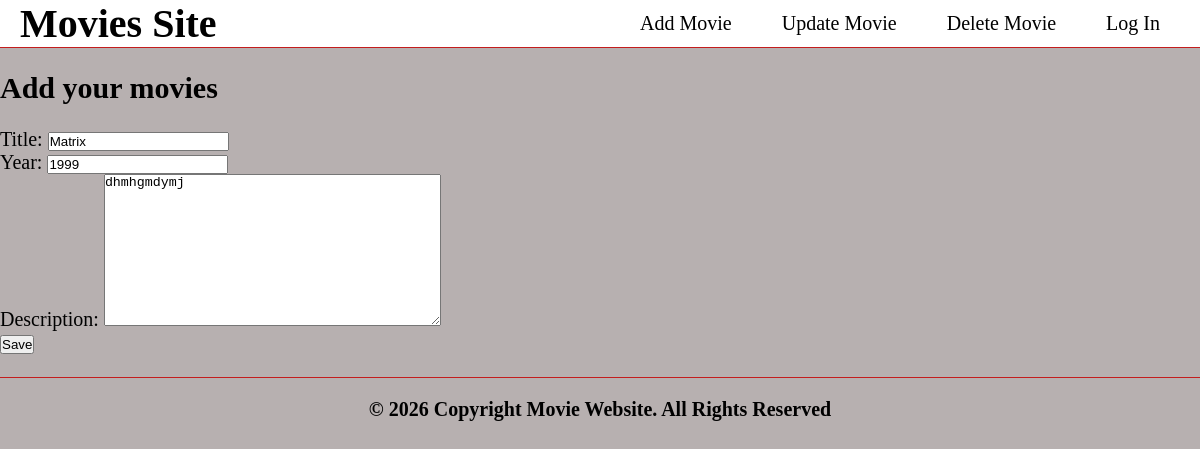
The app's page /update/2, older data.
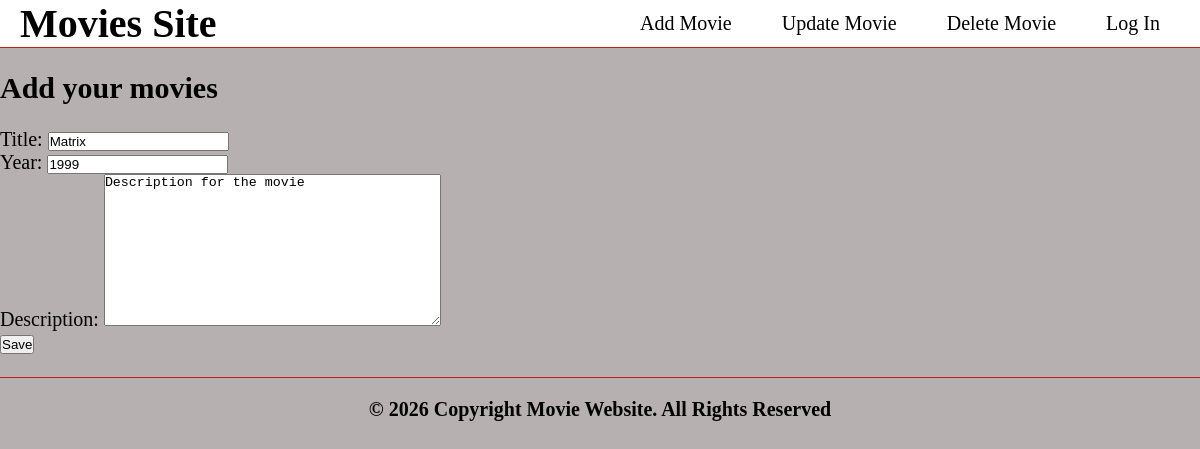
The same page, newer data.
### viewer/models.py (models this page shows)
class Movie(models.Model):
    title = models.CharField(max_length=128, null=True, blank=True)
    year = models.PositiveIntegerField(default=2012, null=True, blank=True)
    description = models.TextField(null=True, blank=True)
    photo = models.ImageField(upload_to="movies/", null=True, blank=True)

### viewer/views.py (the view)
# urls.py: path('update/<int:pk>', views.MovieUpdateView.as_view(), name='update'),
class MovieUpdateView(UpdateView):
    model = Movie
    template_name = "create_movie.html"
    fields = ["title", "year", "description"]
    success_url = reverse_lazy("home")

### viewer/templates/create_movie.html (shortened to what this page needs)
{% extends 'base.html' %}
{% load static %}
{% block content %}
    <h1>Add your movies</h1>
    <br />
    <form method="post">
        {{ form.as_p }}
        <button type="submit">Save</button>
    </form>
{% endblock %}

### viewer/templates/base.html (shortened to what this page needs)
{% load static %}
<!DOCTYPE html>
<html lang="ro">
<head>
    <link rel="stylesheet" href="{% static 'css/index.css' %}" />
</head>
<body>
    <header>
        <nav class="nav">
            <a href="{% url 'home' %}" class="logo">Movies Site</a>
            <ul class="nav_links">
                <li>
                    <a href="{% url 'create' %}">Add Movie</a>
                </li>
                <li>
                    <a href="#">Update Movie</a>
                </li>
                <li>
                    <a href="#">Delete Movie</a>
                </li>
                {% if user.is_authenticated %}
                    <p>{{ user.username }}</p> | <a href="{% url 'logout' %}">Log Out</a>
                {% else %}
                    <li>
                        <a href="{% url 'login' %}">Log In</a>
                    </li>
                {% endif %}
            </ul>
        </nav>
    </header>
    <br />
    <main>
        <section>
            {% block content %}
            {% endblock %}
        </section>
    </main>
    <br />
    <footer>
        <p>
            <strong>
                © 2026 Copyright Movie Website. All Rights Reserved
            </strong>
        </p>
    </footer>
</body>
</html>

### static/css/index.css (style rules this page uses)
* { margin: 0; padding: 0; box-sizing: border-box; }
body { background: #b7b0b0; color: #000; font-size: 20px; }
header { background-color: #fff; border-bottom: 1px solid #c31d1d; }
.logo { display: block; padding-left: 20px; font-weight: 600; font-size: 40px; }
.nav { display: flex; justify-content: space-between; font-weight: 400; font-size: 20px; }
.nav a { text-decoration: none; color: #000; }
.nav_links { list-style: none; display: flex; justify-content: space-evenly; align-items: center; gap: 30px; }
.nav_links :last-child { padding-right: 20px; }
footer { display: flex; justify-content: center; margin-bottom: 20px; border-top: 1px solid #c31d1d; padding-top: 20px; }

Row changes from the older to the newer data that the page shows:
changed Movie "Matrix": description "dhmhgmdymj" → "Description for the movie"
